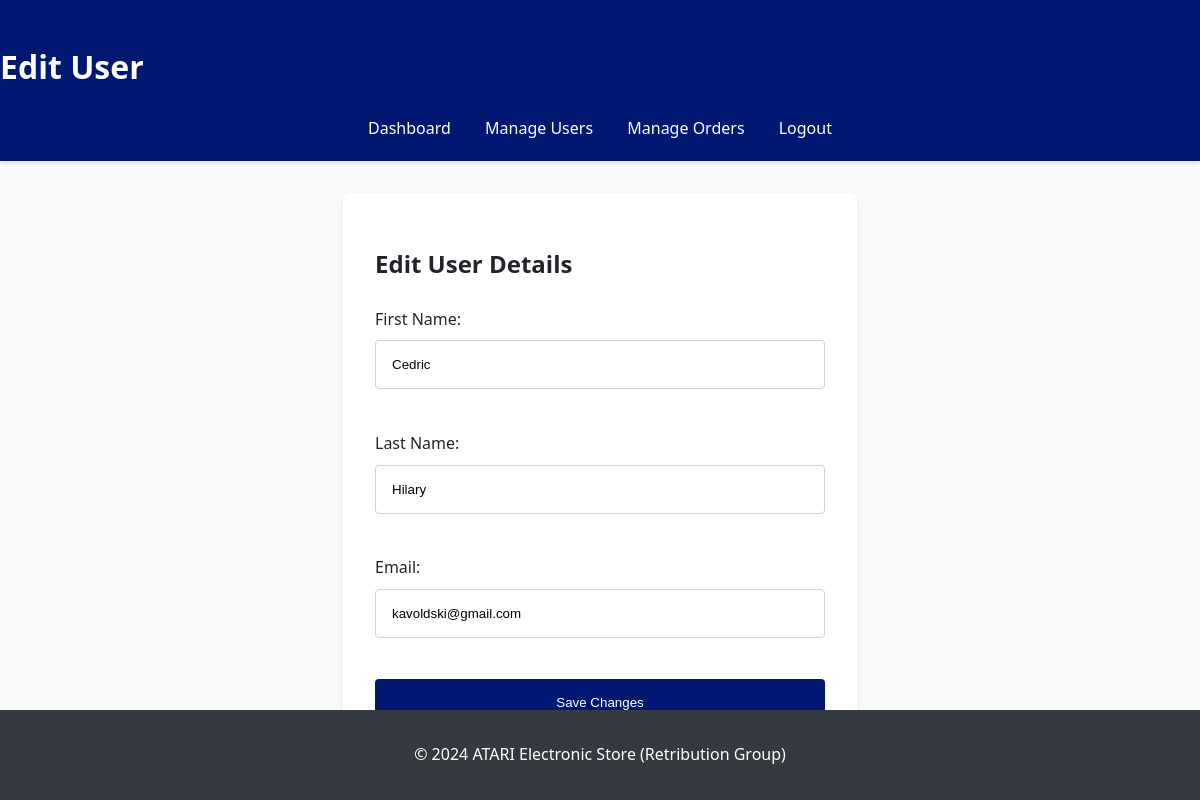
Page /php/edit_user.php?id=23 (signed in) on the committed database.
### tables this page shows
CREATE TABLE `users` (
  `id` int(11) NOT NULL,
  `first_name` varchar(50) NOT NULL,
  `last_name` varchar(50) NOT NULL,
  `email` varchar(100) NOT NULL,
  `password` varchar(255) NOT NULL,
  `created_at` timestamp NOT NULL DEFAULT current_timestamp()
);

### php/edit_user.php (the view, shortened to what this page needs)
<?php
include 'db_connect.php';
$user_id = $_GET['id'];
if ($_SERVER["REQUEST_METHOD"] == "POST") {
    $firstName = $_POST['first_name'];
    $lastName = $_POST['last_name'];
    $email = $_POST['email'];
    $stmt = $conn->prepare("UPDATE users SET first_name = ?, last_name = ?, email = ? WHERE id = ?");
    $stmt->bind_param("sssi", $firstName, $lastName, $email, $user_id);
    if ($stmt->execute()) {
        header("Location: manage_users.php");
    } else {
        echo "Error: " . $stmt->error;
    }
    $stmt->close();
    $conn->close();
} else {
    $stmt = $conn->prepare("SELECT first_name, last_name, email FROM users WHERE id = ?");
    $stmt->bind_param("i", $user_id);
    $stmt->execute();
    $stmt->bind_result($firstName, $lastName, $email);
}
?>
<!DOCTYPE html>
<html lang="en">
<head>
    <link rel="stylesheet" href="/atari-github/atari-github/style/edit-user-style.css">
</head>
<body>
    <header>
        <h1>Edit User</h1>
        <nav>
            <ul>
                <li><a href="admin_dashboard.php">Dashboard</a></li>
                <li><a href="manage_users.php">Manage Users</a></li>
                <li><a href="manage_orders.php">Manage Orders</a></li>
                <li><a href="logout.php">Logout</a></li>
            </ul>
        </nav>
    </header>
    <main>
        <section>
            <h2>Edit User Details</h2>
            <form action="edit_user.php?id=<?php echo $user_id; ?>" method="post">
                <label for="first_name">First Name:</label>
                <input type="text" id="first_name" name="first_name" value="<?php echo htmlspecialchars($firstName); ?>"><br>
                <label for="last_name">Last Name:</label>
                <input type="text" id="last_name" name="last_name" value="<?php echo htmlspecialchars($lastName); ?>"><br>
                <label for="email">Email:</label>
                <input type="email" id="email" name="email" value="<?php echo htmlspecialchars($email); ?>"><br>
                <input type="submit" value="Save Changes">
            </form>
        </section>
    </main>
    <footer>
        <p>&copy; 2024 ATARI Electronic Store (Retribution Group)</p>
    </footer>
</body>
</html>

### style/edit-user-style.css (style rules this page uses)
body { font-family: "Segoe UI", Tahoma, Geneva, Verdana, sans-serif; line-height: 1.6; margin: 0; background-color: #f8f9fa; color: #212529; }
header { background-color: #001871; color: #fff; padding: 1.2rem 0; box-shadow: 0 2px 4px rgba(0, 0, 0, 0.1); }
nav ul { list-style: none; padding: 0; margin: 0; text-align: center; }
nav li { display: inline-block; margin: 0 15px; }
nav a { text-decoration: none; color: #fff; font-weight: 500; transition: color 0.3s ease; }
main { padding: 2rem; }
h1, h2 { margin-bottom: 1.5rem; font-weight: 600; }
section { background-color: #fff; padding: 2rem; border-radius: 0.5rem; box-shadow: 0 4px 8px rgba(0, 0, 0, 0.08); width: 450px; margin: 0 auto; }
form { display: flex; flex-direction: column; }
label { margin-bottom: 0.5rem; font-weight: 500; }
input[type="text"], input[type="email"] { padding: 1rem; border: 1px solid #ced4da; border-radius: 0.25rem; margin-bottom: 1rem; }
input[type="submit"] { background-color: #001871; color: #fff; padding: 1rem; border: none; border-radius: 0.25rem; cursor: pointer; transition: background-color 0.3s ease; }
footer { text-align: center; padding: 1rem 0; background-color: #343a40; color: #fff; position: fixed; bottom: 0; width: 100%; }

### rows in the picture
users: first_name "Cedric", last_name "Hilary", email "kavoldski@gmail.com"
